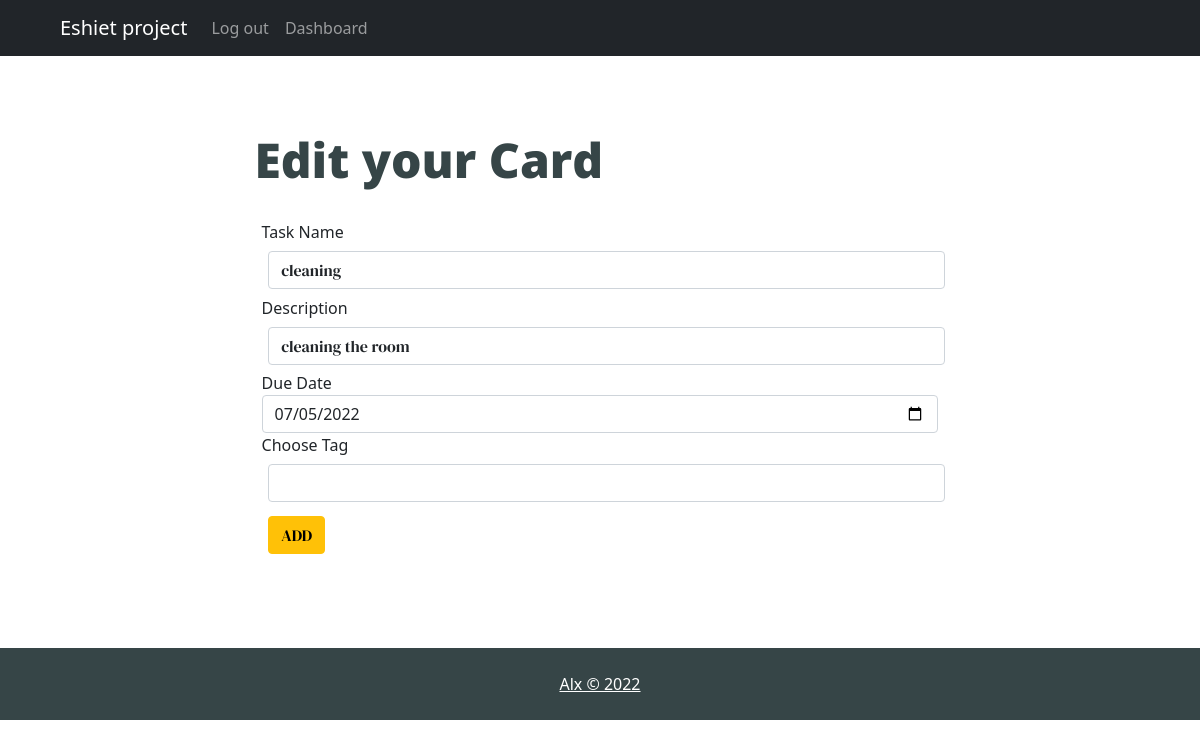
The page /edit-task/2 (signed in) on the database its author committed.
### main.py (models this page shows)
class Task(db.Model):
    __tablename__ = "tasks"
    id = db.Column(db.Integer, primary_key=True)
    title = db.Column(db.String, nullable=False)
    description = db.Column(db.String)
    due_date = db.Column(db.Date)
    progress = db.Column(db.Boolean, nullable=False)
    date_created = db.Column(db.Date, nullable=False)
    creator_id = db.Column(db.Integer, db.ForeignKey("users.id"))
    tag_id = db.Column(db.Integer, db.ForeignKey("tags.id"))

### main.py (the view, shortened to what this page needs)
@app.route("/edit-task/<int:task_id>", methods=["POST", "GET"])
@login_required
def edit_task(task_id):
    the_task = Task.query.get(task_id)
    edit_form = NewTaskForm(
        title=the_task.title,
        description=the_task.description,
        due_date=the_task.due_date,
        tag=Tag.query.filter_by(id=the_task.tag_id).first()
    )
    edit_form.tag.choices = [x for x in current_user.subscriptions]
    return render_template("add_task.html", form=edit_form, current_user=current_user, is_edit=True)

### main.py
class NewTaskForm(FlaskForm):
    style = {'class': 'ourClasses', 'style': 'margin: 1%; font-family: "DM Serif Display", serif; font-weight: 400;'}
    title = StringField("Task Name", validators=[DataRequired()], render_kw=style)
    description = StringField("Description", render_kw=style)
    due_date = DateField("Due Date", format='%Y-%m-%d', render_kw={'placeholder': '2021/04/18 for April 18, 2021'})
    tag = SelectField("Choose Tag", validators=[DataRequired()], render_kw=style)
    submit = SubmitField("ADD", render_kw=style)

### main.py (called while the page is built)
@login_manager.user_loader
def load_user(user_id):
    return User.query.get(user_id)

    def __repr__(self):
        return f'{self.tag_name}'

### templates/add_task.html (shortened to what this page needs)
{% include 'header.html' %}
{% import "bootstrap/wtf.html" as wtf %}
<div class="form-container">
    {% if not is_edit: %}
    <h1 class="big-header">Add New Card</h1>
    {% else %}
    <h1 class="big-header">Edit your Card</h1>
    {% endif %}
    <div class="wtform-div">
        {{ wtf.quick_form(form, novalidate=True, button_map={'submit': 'warning'}) }}
    </div>
</div>
</section>
{% include 'footer.html' %}

### static/styles.css (style rules this page uses)
.big-header { font-size: 3rem; color: #364547; font-family: 'Open Sans', sans-serif; font-weight: 800; margin: 2%; line-height: 1; }
.form-container { padding: 5.5% 20%; min-height: 465px; }
.wtform-div { padding: 3%; }

### rows shown on the page
Task: title "cleaning", description "cleaning the room", due_date "07/05/2022"
